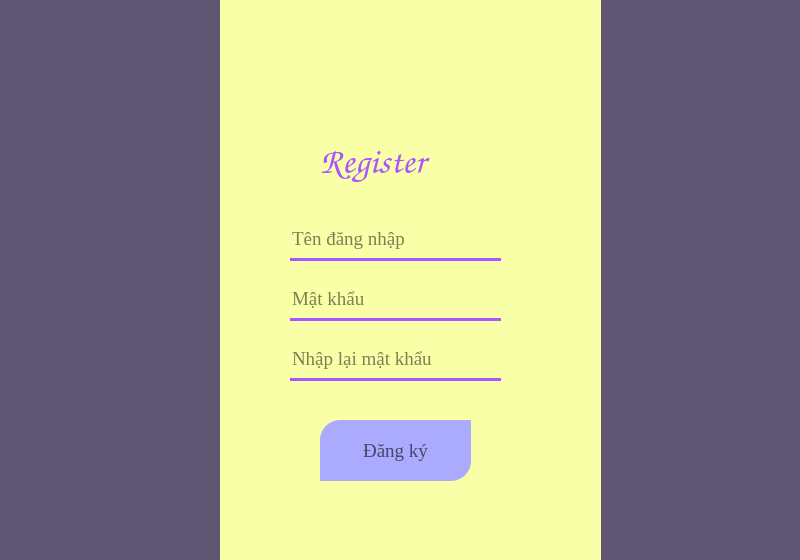
<?xml version="1.0" encoding="UTF-8"?>
<ui version="4.0">
 <class>MainWindow</class>
 <widget class="QMainWindow" name="MainWindow">
  <property name="geometry">
   <rect>
    <x>0</x>
    <y>0</y>
    <width>800</width>
    <height>560</height>
   </rect>
  </property>
  <property name="windowTitle">
   <string>MainWindow</string>
  </property>
  <property name="styleSheet">
   <string notr="true">background-color: rgb(95, 86, 116);</string>
  </property>
  <widget class="QWidget" name="centralwidget">
   <widget class="QPushButton" name="Button_reg">
    <property name="geometry">
     <rect>
      <x>320</x>
      <y>420</y>
      <width>151</width>
      <height>61</height>
     </rect>
    </property>
    <property name="font">
     <font>
      <family>Times New Roman</family>
      <pointsize>14</pointsize>
     </font>
    </property>
    <property name="styleSheet">
     <string notr="true">QPushButton#Button_reg{
				color: rgba(0, 0, 0, 150);
				border-top-left-radius: 20px;
				border-bottom-right-radius: 20px;
				background-color: rgb(170, 170, 255);
}
QPushButton#Button_reg:hover{

				color: rgb(85, 170, 0);
}
QPushButton#Button_reg:pressed{
padding-left: 2px;
padding-top: 2px;
background-color: rgb(85, 255,0);
}</string>
    </property>
    <property name="text">
     <string>Đăng ký</string>
    </property>
   </widget>
   <widget class="QLabel" name="label_2">
    <property name="geometry">
     <rect>
      <x>320</x>
      <y>120</y>
      <width>201</width>
      <height>81</height>
     </rect>
    </property>
    <property name="font">
     <font>
      <family>Comic Sans MS</family>
      <pointsize>28</pointsize>
      <weight>75</weight>
      <italic>true</italic>
      <bold>true</bold>
     </font>
    </property>
    <property name="styleSheet">
     <string notr="true">color: rgba(170, 85, 255, 1);
background-color: rgb(248, 255, 167);</string>
    </property>
    <property name="text">
     <string>Register</string>
    </property>
   </widget>
   <widget class="QLabel" name="label">
    <property name="geometry">
     <rect>
      <x>220</x>
      <y>0</y>
      <width>381</width>
      <height>580</height>
     </rect>
    </property>
    <property name="styleSheet">
     <string notr="true">background-color: rgb(248, 255, 167);</string>
    </property>
    <property name="text">
     <string/>
    </property>
   </widget>
   <widget class="QLineEdit" name="password_r">
    <property name="geometry">
     <rect>
      <x>290</x>
      <y>280</y>
      <width>211</width>
      <height>41</height>
     </rect>
    </property>
    <property name="font">
     <font>
      <family>Times New Roman</family>
      <pointsize>14</pointsize>
     </font>
    </property>
    <property name="styleSheet">
     <string notr="true">border:none;
border-bottom: 3px solid rgba(170, 85, 255, 1);
background-color: qradialgradient(stop:1 rgba(255, 255, 255, 0));</string>
    </property>
    <property name="text">
     <string/>
    </property>
    <property name="echoMode">
     <enum>QLineEdit::Password</enum>
    </property>
    <property name="placeholderText">
     <string>Mật khẩu</string>
    </property>
   </widget>
   <widget class="QLineEdit" name="user_name_r">
    <property name="geometry">
     <rect>
      <x>290</x>
      <y>220</y>
      <width>211</width>
      <height>41</height>
     </rect>
    </property>
    <property name="font">
     <font>
      <family>Times New Roman</family>
      <pointsize>14</pointsize>
     </font>
    </property>
    <property name="toolTip">
     <string>&lt;html&gt;&lt;head/&gt;&lt;body&gt;&lt;p align=&quot;center&quot;&gt;&lt;br/&gt;&lt;/p&gt;&lt;/body&gt;&lt;/html&gt;</string>
    </property>
    <property name="styleSheet">
     <string notr="true">border:none;
border-bottom: 3px solid rgba(170, 85, 255, 1);
background-color: qradialgradient(stop:1 rgba(255, 255, 255, 0));</string>
    </property>
    <property name="text">
     <string/>
    </property>
    <property name="placeholderText">
     <string>Tên đăng nhập</string>
    </property>
   </widget>
   <widget class="QLineEdit" name="password_2">
    <property name="geometry">
     <rect>
      <x>290</x>
      <y>340</y>
      <width>211</width>
      <height>41</height>
     </rect>
    </property>
    <property name="font">
     <font>
      <family>Times New Roman</family>
      <pointsize>14</pointsize>
     </font>
    </property>
    <property name="styleSheet">
     <string notr="true">border:none;
border-bottom: 3px solid rgba(170, 85, 255, 1);
background-color: qradialgradient(stop:1 rgba(255, 255, 255, 0));</string>
    </property>
    <property name="text">
     <string/>
    </property>
    <property name="echoMode">
     <enum>QLineEdit::Password</enum>
    </property>
    <property name="placeholderText">
     <string>Nhập lại mật khẩu</string>
    </property>
   </widget>
   <widget class="QLabel" name="label_4">
    <property name="geometry">
     <rect>
      <x>230</x>
      <y>50</y>
      <width>61</width>
      <height>61</height>
     </rect>
    </property>
    <property name="styleSheet">
     <string notr="true">border-image: url(:/logo/Logo_ctuet.png);
background-color: rgb(248, 255, 167);</string>
    </property>
    <property name="text">
     <string/>
    </property>
   </widget>
   <widget class="QLabel" name="label_3">
    <property name="geometry">
     <rect>
      <x>290</x>
      <y>40</y>
      <width>121</width>
      <height>91</height>
     </rect>
    </property>
    <property name="styleSheet">
     <string notr="true">border-image: url(:/logo/phan_bon_cm.png);
background-color: rgb(248, 255, 167);</string>
    </property>
    <property name="text">
     <string/>
    </property>
   </widget>
   <widget class="QLabel" name="label_5">
    <property name="geometry">
     <rect>
      <x>520</x>
      <y>50</y>
      <width>71</width>
      <height>71</height>
     </rect>
    </property>
    <property name="styleSheet">
     <string notr="true">border-image: url();
background-color: rgb(248, 255, 167);</string>
    </property>
    <property name="text">
     <string/>
    </property>
   </widget>
   <widget class="QLabel" name="label_8">
    <property name="geometry">
     <rect>
      <x>400</x>
      <y>50</y>
      <width>111</width>
      <height>61</height>
     </rect>
    </property>
    <property name="styleSheet">
     <string notr="true">border-image: url();
background-color: rgb(248, 255, 167);</string>
    </property>
    <property name="text">
     <string/>
    </property>
   </widget>
   <zorder>label</zorder>
   <zorder>label_2</zorder>
   <zorder>Button_reg</zorder>
   <zorder>password_r</zorder>
   <zorder>user_name_r</zorder>
   <zorder>password_2</zorder>
   <zorder>label_4</zorder>
   <zorder>label_3</zorder>
   <zorder>label_5</zorder>
   <zorder>label_8</zorder>
  </widget>
 </widget>
 <resources>
  <include location="logoctuet.qrc"/>
  <include location="logo.qrc"/>
 </resources>
 <connections/>
</ui>
